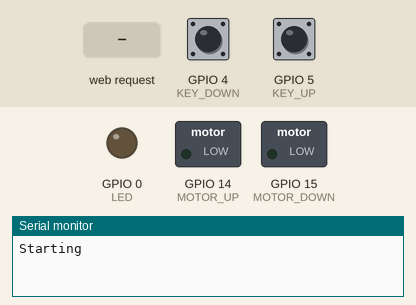
This sketch was run on a simulated ESP8266 (NodeMCU). On the bench: switched loads named in the sketch (green lamp = pin HIGH), output pins drawn as LEDs (lit = HIGH), the last lines printed to the serial monitor. The inputs (shaded band) are chosen by the test bench; at power-on: GPIO 4 (KEY_DOWN) HIGH, GPIO 5 (KEY_UP) HIGH. WiFi joins after 1.5 s; servers stay silent unless stated; not simulated (calls return 0 or success): Passwords.h.

Above: at 1.2 s.
1.3 s: GPIO 4 (KEY_DOWN) pulled LOW for 0.15 s
At 2.9 s:
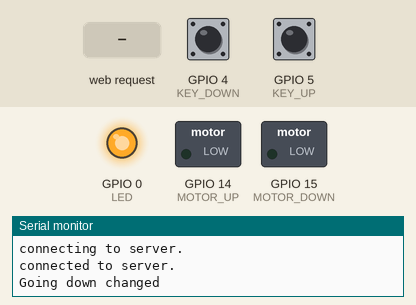
3.2 s: HTTP request GET /move?pos=1 received
At 3.7 s:
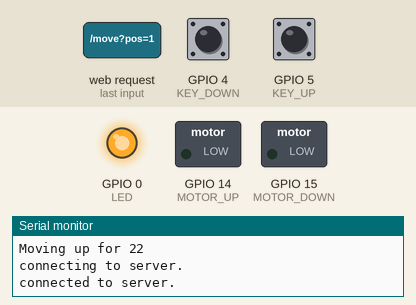
4.7 s: GPIO 5 (KEY_UP) pulled LOW for 0.15 s
At 4.83 s:
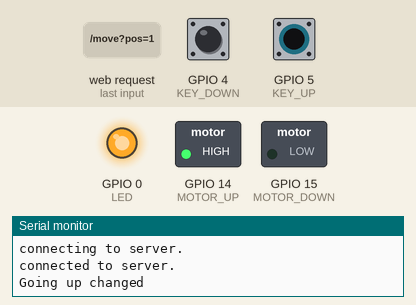
6.3 s: GPIO 5 (KEY_UP) pulled LOW for 3.2 s
At 10.7 s:
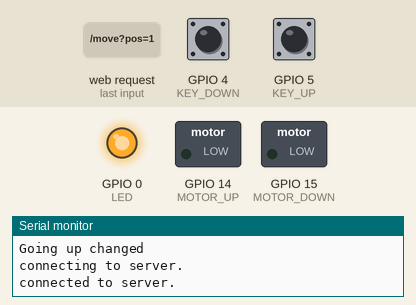
11.0 s: HTTP request GET /move?pos=P received
At 12.2 s:
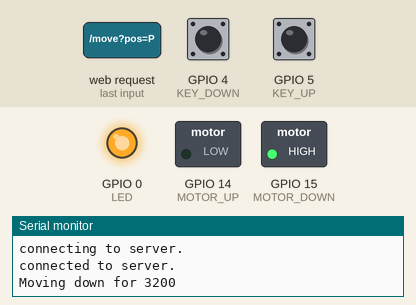
12.5 s: HTTP request GET /move?pos=120 received
At 15.0 s:
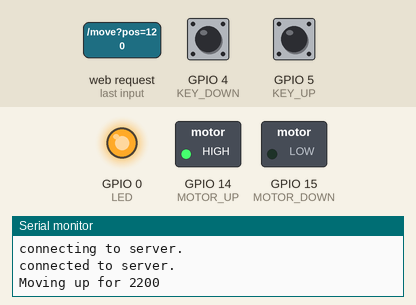
Timing chart, 0 to 18.1 s (numbered marks = the images above; inputs shaded):
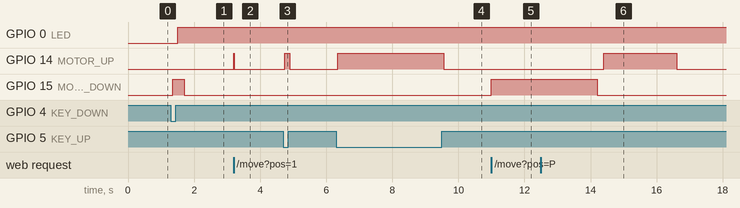

Measured:
- after the input at 1.3 s, GPIO 15 (MOTOR_DOWN): LOW → HIGH after 0.05 s, → LOW 0.35 s later
- after the input at 3.2 s, GPIO 14 (MOTOR_UP): LOW → HIGH at once, → LOW 0.02 s later
- after the input at 4.7 s, GPIO 14 (MOTOR_UP): LOW → HIGH after 0.05 s, → LOW 0.15 s later
- after the input at 6.3 s, GPIO 14 (MOTOR_UP): LOW → HIGH after 0.05 s, → LOW 3.2 s later
- after the input at 11.0 s, GPIO 15 (MOTOR_DOWN): LOW → HIGH at once
- after the input at 12.5 s, GPIO 14 (MOTOR_UP): LOW → HIGH after 1.9 s, → LOW 2.2 s later

The sketch:

agnes_fan.ino
```cpp
// Board: Adafruit Feather ESP8266

#include <ESP8266WiFi.h>
#include <ESP8266mDNS.h>
#include <ArduinoOTA.h>
#include <ESP8266WebServer.h>
#include <Bounce2.h>
#include <vector>

#define MOTOR_UP   14
#define MOTOR_DOWN 15

#define LED 0

#define KEY_UP     5
#define KEY_DOWN   4

#define TOTAL_MOVE_TIME   (2200.0f)

#define NAME   "Fan"

#define DEBUG

#ifdef DEBUG

#define D(d)  Serial.print(d)
#define DL(d) Serial.println(d)
#define DP(args...) Serial.printf(args)
#define MARK  {Serial.print(F("Running line "));Serial.println(__LINE__);}

#else

#define D(d)  {}
#define DL(d) {}
#define DP(...) {}
#define MARK  {}

#endif

#define WLAN_AGNES

#include "Passwords.h"

ESP8266WebServer server(80);
WiFiClient client;
std::vector<String> commandsToSend;

Bounce debouncerDown = Bounce();
Bounce debouncerUp = Bounce();

long goToPosition = 0;
long currentPosition = 0;

void setup() {
  pinMode(KEY_UP, INPUT_PULLUP);
  pinMode(KEY_DOWN, INPUT_PULLUP);

  debouncerDown.attach(KEY_DOWN);
  debouncerDown.interval(50); // interval in ms

  debouncerUp.attach(KEY_UP);
  debouncerUp.interval(50); // interval in ms

  digitalWrite(MOTOR_UP, LOW);
  digitalWrite(MOTOR_DOWN, LOW);
  pinMode(MOTOR_UP, OUTPUT);
  pinMode(MOTOR_DOWN, OUTPUT);

  pinMode(LED, OUTPUT);
  digitalWrite(LED, LOW);

  Serial.begin(115200);
  DL(F("Starting"));

  WiFi.mode(WIFI_STA);
  WiFi.begin(WLAN_SSID, WLAN_PASS);

  server.on("/", []() {
    String toSend = "Pos = " + String(currentPosition);
    server.send(200, "text/plain", toSend);
  });
  server.on("/move", []() {
    if (server.hasArg("pos")) {
      long pos = server.arg("pos").toInt();
      goToPosition = pos;
    } else if (server.hasArg("rel")) {
      long rel = server.arg("rel").toInt();
      goToPosition = currentPosition + rel;
    }
    server.send(200, "text/plain", "Move OK");
  });
  server.begin();
}

bool goingUp = false;
bool goingDown = false;
long startMove;
long lastReported = -1;

bool wifiConnected = false;
long wifiLastConnectionStatus = 0;

void loop() {
  debouncerDown.update();
  debouncerUp.update();

  bool wifi = WiFi.status() == WL_CONNECTED;
  if (wifiConnected != wifi) {
    wifiConnected = wifi;
    digitalWrite(LED, wifiConnected ? HIGH : LOW);
    if (wifiConnected) {
      if (MDNS.begin(NAME)) {
        DL(F("MDNS responder started"));
      }

      ArduinoOTA.setPort(8266);
      ArduinoOTA.setHostname("fan");
      ArduinoOTA.begin();

      D(F("Open http://"));
      D(WiFi.localIP());
      DL(F("/ in your browser to see it working"));
    } else {
      DL(F("WiFi not connected!"));
    }
  }

  if (wifiConnected) {
    if (!client.connected()) {
      DL(F("connecting to server."));
      client.stop();
      if (client.connect(WiFi.gatewayIP(), 5000)) {
        lastReported = -1;
        commandsToSend.clear();
        DL(F("connected to server."));
        client.setTimeout(15);
        client.println(NAME);
        client.flush();
      } else {
        DL(F("failed connecting to server."));
      }
    } else if (client.available()) {
      String line = client.readStringUntil('\n');
      if (line.startsWith("P")) {
        goToPosition = line.substring(1).toInt();
      } else if (line.startsWith("R")) {
        goToPosition = currentPosition + line.substring(1).toInt();
      }
    } else if (!commandsToSend.empty()) {
      for (uint8_t i=0; i<commandsToSend.size(); i++) {
        client.print(commandsToSend[i] + "\n");
      }
      commandsToSend.clear();
    }
    ArduinoOTA.handle();
    server.handleClient();
  } else {
    client.stop();
  }

  goToPosition = min(100l, goToPosition);
  if (currentPosition != goToPosition) {
    long moveTime = goToPosition < 0 ? 1000 : (long)((float)(abs(currentPosition - max(0l, goToPosition))) / 100.0f * TOTAL_MOVE_TIME);
    moveTime += goToPosition == 0 ? 1000 : 0;
    bool goingUp = goToPosition > currentPosition;
    D(F("Moving "));
    D(goingUp ? "up for " : "down for ");
    DL(moveTime);

    if (goingUp) {
      digitalWrite(MOTOR_UP, HIGH);
      digitalWrite(MOTOR_DOWN, LOW);
    } else {
      digitalWrite(MOTOR_UP, LOW);
      digitalWrite(MOTOR_DOWN, HIGH);
    }
    delay(moveTime);
    digitalWrite(MOTOR_UP, LOW);
    digitalWrite(MOTOR_DOWN, LOW);

    currentPosition = max(0l, goToPosition);
    goToPosition = currentPosition;
  }

  bool goUp = debouncerUp.read() == LOW;
  bool goDown = debouncerDown.read() == LOW;
  if (goUp && goDown) {
    DL(F("Can't go both ways..."));
  } else {
    if (goingUp != goUp) {
      goingUp = goUp;
      if (goUp) {
        startMove = millis();
        digitalWrite(MOTOR_UP, HIGH);
        digitalWrite(MOTOR_DOWN, LOW);
      } else {
        digitalWrite(MOTOR_UP, LOW);
        long moveTime = millis() - startMove;
        currentPosition = min(100l, (long)(currentPosition + 100 * moveTime / TOTAL_MOVE_TIME));
        goToPosition = currentPosition;
      }
      DL(F("Going up changed"));
    }
    if (goingDown != goDown) {
      goingDown = goDown;
      if (goDown) {
        startMove = millis();
        digitalWrite(MOTOR_DOWN, HIGH);
        digitalWrite(MOTOR_UP, LOW);
      } else {
        digitalWrite(MOTOR_DOWN, LOW);
        long moveTime = millis() - startMove;
        currentPosition = max(0l, (long)(currentPosition - 100 * moveTime / TOTAL_MOVE_TIME));
        goToPosition = currentPosition;
      }
      DL(F("Going down changed"));
    }
  }

  if (lastReported != currentPosition) {
    addCommand("P:" + String(currentPosition));
    lastReported = currentPosition;
  }
}

void addCommand(String command) {
  commandsToSend.push_back(command);
}
```
